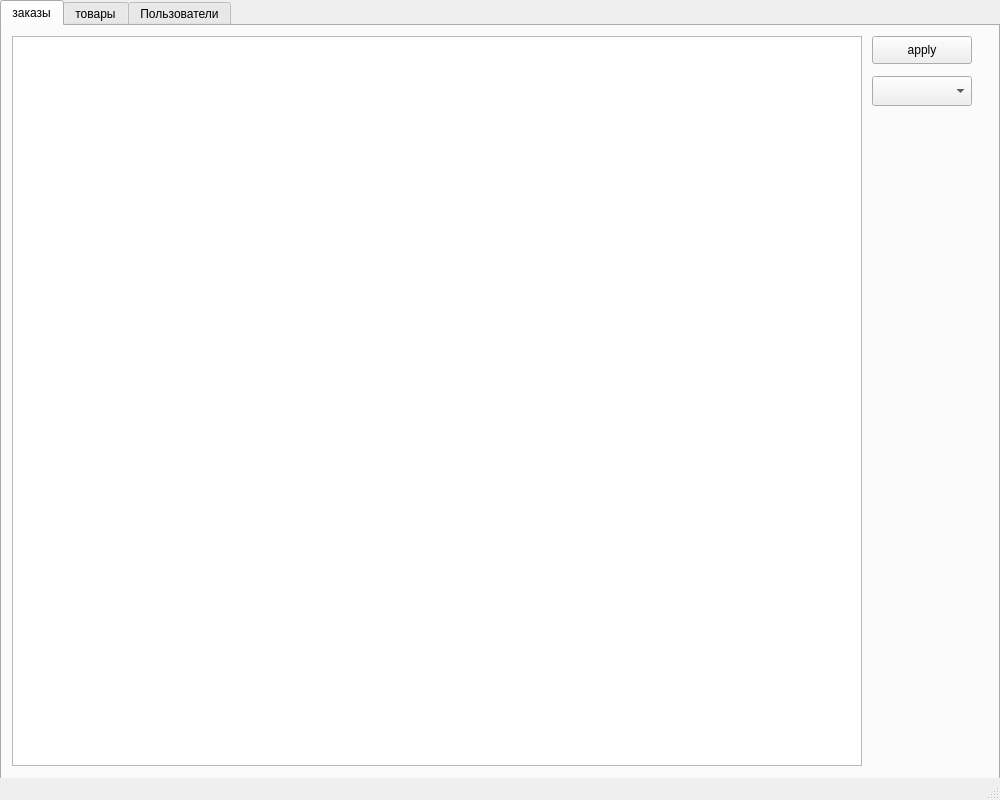
<?xml version="1.0" encoding="UTF-8"?>
<ui version="4.0">
 <class>MainWindow</class>
 <widget class="QMainWindow" name="MainWindow">
  <property name="geometry">
   <rect>
    <x>0</x>
    <y>0</y>
    <width>1000</width>
    <height>800</height>
   </rect>
  </property>
  <property name="minimumSize">
   <size>
    <width>1000</width>
    <height>800</height>
   </size>
  </property>
  <property name="maximumSize">
   <size>
    <width>1000</width>
    <height>800</height>
   </size>
  </property>
  <property name="windowTitle">
   <string>MainWindow</string>
  </property>
  <widget class="QWidget" name="centralwidget">
   <widget class="QTabWidget" name="tabWidget">
    <property name="geometry">
     <rect>
      <x>0</x>
      <y>0</y>
      <width>1000</width>
      <height>780</height>
     </rect>
    </property>
    <property name="currentIndex">
     <number>0</number>
    </property>
    <widget class="QWidget" name="tab_1">
     <attribute name="title">
      <string>заказы</string>
     </attribute>
     <widget class="QTableWidget" name="o_tw">
      <property name="geometry">
       <rect>
        <x>10</x>
        <y>10</y>
        <width>850</width>
        <height>730</height>
       </rect>
      </property>
     </widget>
     <widget class="QComboBox" name="o_set_stat">
      <property name="geometry">
       <rect>
        <x>870</x>
        <y>50</y>
        <width>100</width>
        <height>30</height>
       </rect>
      </property>
     </widget>
     <widget class="QPushButton" name="o_apply">
      <property name="geometry">
       <rect>
        <x>870</x>
        <y>10</y>
        <width>100</width>
        <height>28</height>
       </rect>
      </property>
      <property name="text">
       <string>apply</string>
      </property>
     </widget>
    </widget>
    <widget class="QWidget" name="tab_2">
     <attribute name="title">
      <string>товары</string>
     </attribute>
     <widget class="QTableWidget" name="i_tw">
      <property name="geometry">
       <rect>
        <x>10</x>
        <y>40</y>
        <width>980</width>
        <height>700</height>
       </rect>
      </property>
     </widget>
     <widget class="QComboBox" name="i_gender">
      <property name="geometry">
       <rect>
        <x>600</x>
        <y>10</y>
        <width>140</width>
        <height>20</height>
       </rect>
      </property>
     </widget>
     <widget class="QComboBox" name="i_brand">
      <property name="geometry">
       <rect>
        <x>750</x>
        <y>10</y>
        <width>140</width>
        <height>20</height>
       </rect>
      </property>
     </widget>
     <widget class="QPushButton" name="i_refresh">
      <property name="geometry">
       <rect>
        <x>900</x>
        <y>10</y>
        <width>90</width>
        <height>23</height>
       </rect>
      </property>
      <property name="text">
       <string>Refresh</string>
      </property>
     </widget>
     <widget class="QLineEdit" name="i_search">
      <property name="geometry">
       <rect>
        <x>10</x>
        <y>10</y>
        <width>580</width>
        <height>20</height>
       </rect>
      </property>
     </widget>
    </widget>
    <widget class="QWidget" name="tab_3">
     <attribute name="title">
      <string>Пользователи</string>
     </attribute>
     <widget class="QTableWidget" name="u_tw">
      <property name="geometry">
       <rect>
        <x>10</x>
        <y>40</y>
        <width>980</width>
        <height>710</height>
       </rect>
      </property>
     </widget>
     <widget class="QLineEdit" name="u_search">
      <property name="geometry">
       <rect>
        <x>10</x>
        <y>10</y>
        <width>580</width>
        <height>20</height>
       </rect>
      </property>
     </widget>
     <widget class="QPushButton" name="u_refresh">
      <property name="geometry">
       <rect>
        <x>900</x>
        <y>10</y>
        <width>90</width>
        <height>23</height>
       </rect>
      </property>
      <property name="text">
       <string>Refresh</string>
      </property>
     </widget>
    </widget>
   </widget>
  </widget>
  <widget class="QStatusBar" name="statusbar"/>
 </widget>
 <resources/>
 <connections/>
</ui>
